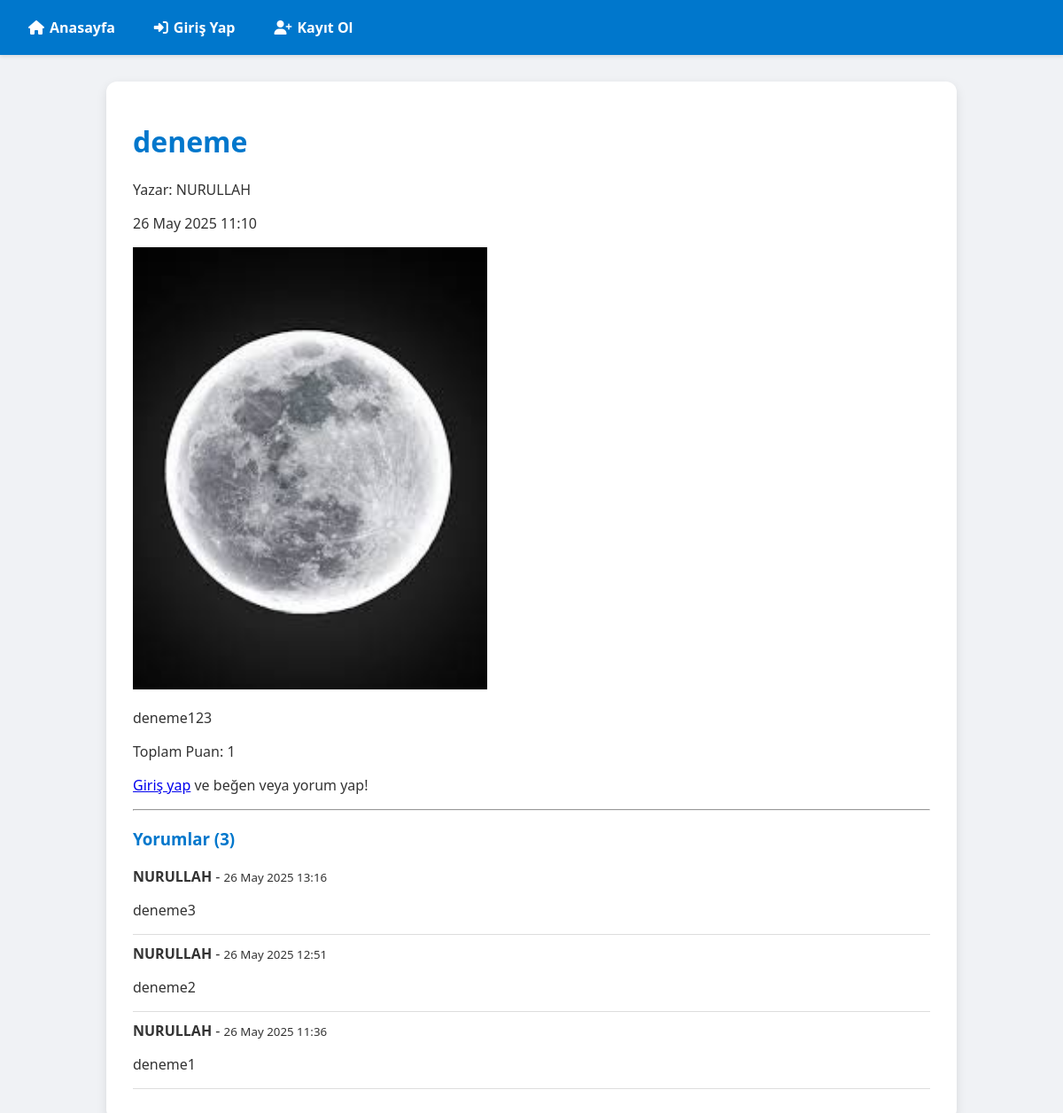
/post/1/, run on an earlier commit of the app's database.
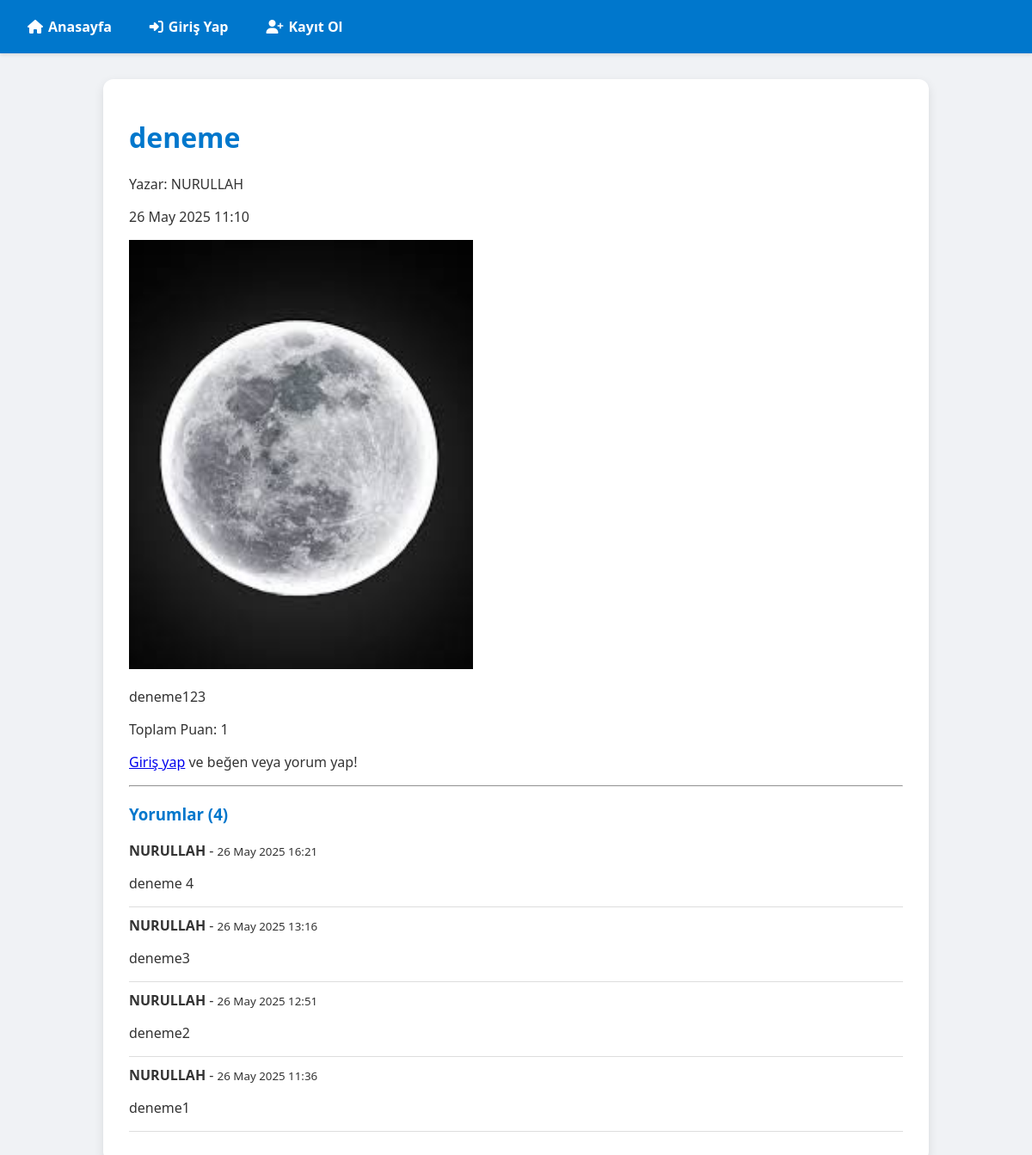
And on a later commit of the database.
### blog/models.py (models this page shows, shortened)
class Post(models.Model):
    author = models.ForeignKey(User, on_delete=models.CASCADE, related_name='posts')
    title = models.CharField(max_length=200)
    content = models.TextField()
    image = models.ImageField(upload_to='post_images/', blank=True, null=True)
    created_at = models.DateTimeField(auto_now_add=True)

class Comment(models.Model):
    user = models.ForeignKey(User, on_delete=models.CASCADE)
    post = models.ForeignKey(Post, on_delete=models.CASCADE, related_name='comments')
    content = models.TextField()
    created_at = models.DateTimeField(auto_now_add=True)

### blog/views.py (the view)
# urls.py: path('post/<int:pk>/', views.post_detail, name='post_detail'),
def post_detail(request, pk):
    post = Post.objects.get(pk=pk)
    comments = post.comments.all().order_by('-created_at')
    score = post.likes.aggregate(total=Sum('vote'))['total'] or 0
    if request.method == 'POST':
        if not request.user.is_authenticated:
            return redirect('login')
        form = CommentForm(request.POST)
        if form.is_valid():
            comment = form.save(commit=False)
            comment.user = request.user
            comment.post = post
            comment.save()
            return redirect('post_detail', pk=pk)
    else:
        form = CommentForm()
    user_vote = None
    if request.user.is_authenticated:
        try:
            user_vote = Like.objects.get(user=request.user, post=post).vote
        except Like.DoesNotExist:
            user_vote = None
    context = {
        'post': post,
        'comments': comments,
        'form': form,
        'score': score,
        'user_vote': user_vote,
    }
    return render(request, 'blog/post_detail.html', context)

### blog/templates/blog/post_detail.html (shortened to what this page needs)
{% extends 'blog/base.html' %}
{% block content %}
    <h1>{{ post.title }}</h1>
    <p>Yazar: {{ post.author.username }}</p>
    <p>{{ post.created_at|date:"d M Y H:i" }}</p>
    {% if post.image %}
        <img src="{{ post.image.url }}" alt="Post resmi" width="400px">
    {% endif %}
    <p>{{ post.content }}</p>
    <p>Toplam Puan: {{ score }}</p>
    {% if user.is_authenticated %}
        <p>
            <a href="{% url 'like_post' post.pk 'like' %}" style="color: {% if user_vote == 1 %}green{% else %}black{% endif %};">👍 Beğen</a> |
            <a href="{% url 'like_post' post.pk 'dislike' %}" style="color: {% if user_vote == -1 %}red{% else %}black{% endif %};">👎 Beğenme</a>
        </p>
    {% else %}
        <p><a href="{% url 'login' %}">Giriş yap</a> ve beğen veya yorum yap!</p>
    {% endif %}
    <hr>
    <h3>Yorumlar ({{ comments.count }})</h3>
    {% for comment in comments %}
        <div style="border-bottom:1px solid #ddd; margin-bottom:10px;">
            <b>{{ comment.user.username }}</b> - <small>{{ comment.created_at|date:"d M Y H:i" }}</small>
            <p>{{ comment.content }}</p>
        </div>
    {% empty %}
        <p>Henüz yorum yok.</p>
    {% endfor %}
{% endblock %}

### blog/templates/blog/base.html (shortened to what this page needs)
<!DOCTYPE html>
<html lang="tr">
<head>
    <link
      rel="stylesheet"
      href="https://cdnjs.cloudflare.com/ajax/libs/font-awesome/6.4.0/css/all.min.css"
    />
</head>
<body>
    <nav>
        <div class="nav-left">
            <a href="{% url 'home' %}"><i class="fas fa-home"></i> Anasayfa</a>
            {% if user.is_authenticated %}
                <a href="{% url 'profile' %}"><i class="fas fa-user"></i> Profilim</a>
                <a href="{% url 'post_create' %}"><i class="fas fa-plus-circle"></i> Yeni Post</a>
                <a href="{% url 'chat_room' %}"><i class="fas fa-comments"></i> Sohbet</a>
            {% else %}
                <a href="{% url 'login' %}"><i class="fas fa-sign-in-alt"></i> Giriş Yap</a>
                <a href="{% url 'register' %}"><i class="fas fa-user-plus"></i> Kayıt Ol</a>
            {% endif %}
        </div>
    </nav>
    <div class="container">
        {% block content %}
        {% endblock %}
    </div>
</body>
</html>

### blog/templates/blog/base.html (style rules this page uses)
body { font-family: 'Segoe UI', Tahoma, Geneva, Verdana, sans-serif; margin: 0; padding: 0; background-color: #f0f2f5; color: #333; transition: background-color 0.3s ease, color 0.3s ease; }
nav { background-color: #0077cc; color: white; padding: 12px 20px; display: flex; align-items: center; justify-content: space-between; box-shadow: 0 2px 4px rgb(0 0 0 / 0.1); position: sticky; top: 0; z-index: 100; transition: background-color 0.3s ease, color 0.3s ease; }
.nav-left { display: flex; gap: 20px; align-items: center; }
nav a { color: white; text-decoration: none; font-weight: 600; padding: 8px 12px; border-radius: 5px; transition: background-color 0.3s ease; display: flex; align-items: center; gap: 6px; }
.container { max-width: 900px; margin: 30px auto; padding: 25px 30px; background: white; border-radius: 12px; box-shadow: 0 4px 12px rgb(0 0 0 / 0.1); transition: background-color 0.3s ease, color 0.3s ease; }
h1, h2, h3 { color: #0077cc; }

What changed in the data, as far as the page shows it:
added Comment: user.username "NURULLAH", created_at "26 May 2025 16:21", content "deneme 4"
Also different on the page:
{{ comments.count }}: "3" → "4"
